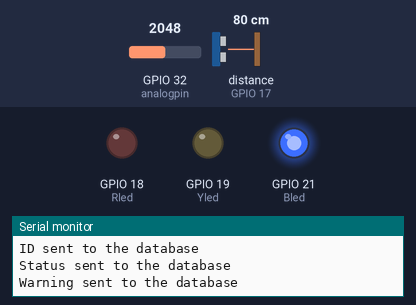
This program was run on a simulated ESP32. Shown: output pins drawn as LEDs (lit = HIGH), the last lines printed to the serial monitor. Wiring (inferred from the names in the program): ultrasonic range finder: trigger GPIO 16; echo GPIO 17. Inputs (shaded band) come from the test bench; at power-on: distance to the obstacle (sensor on GPIO 17) 80 cm, GPIO 32 (analogpin) = 2048. The echo pulse lasts 58.3 µs per cm; WiFi joins after 1.5 s; servers stay silent unless stated; pins used as bus, display or sensor lines are not drawn.

Above: at 7.9 s.
8.0 s: distance to the obstacle (sensor on GPIO 17) set to 96 cm
13.1 s: distance to the obstacle (sensor on GPIO 17) set to 104 cm
At 17.9 s:
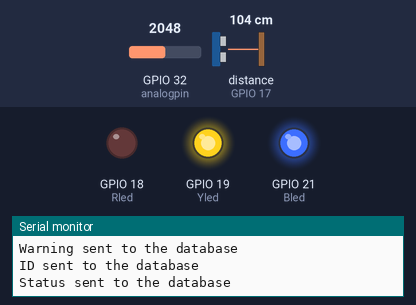
18.9 s: distance to the obstacle (sensor on GPIO 17) set to 2 cm
At 21.4 s:
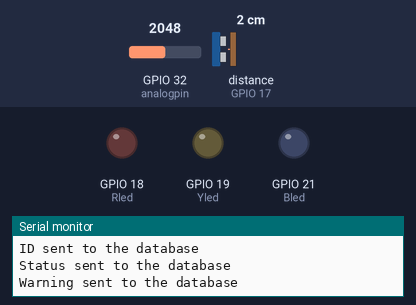
22.4 s: distance to the obstacle (sensor on GPIO 17) set to 120 cm
At 26.7 s:
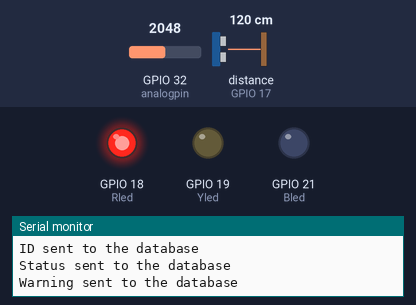
Timing chart, 0 to 31.5 s (numbered marks = the images above; inputs shaded):
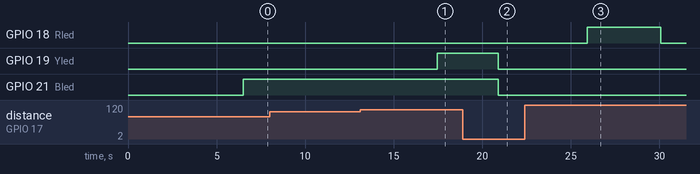

The program:

main.cpp
```cpp
#include <Arduino.h>
#include "functions.h"
#if defined(ESP32)
#include <WiFi.h>
#elif defined(ESP8266)
#include <ESP8266WiFi.h>
#endif
#include <Firebase_ESP_Client.h>

#include "addons/TokenHelper.h"

#include "addons/RTDBHelper.h"

#define WIFI_SSID "WI-FI NAME"
#define WIFI_PASSWORD "WIFI PASS"

#define API_KEY "AIzaSyC5Ql__00x7m10GTAi-znW1QgK7BJGFWRw"

#define DATABASE_URL "https://noise-detector-cd802-default-rtdb.europe-west1.firebasedatabase.app/"

// Define Firebase Data object
FirebaseData fbdo;

FirebaseAuth auth;
FirebaseConfig config;

// Define Hardware objects
int digipin = 12, analogpin = 32;
int Bled = 21, Yled = 19, Rled = 18, trig = 16, echo = 17, warnCount = 0, soundThreshold = 1867;
double withinTabledist = 100;
String warnType, TableStatus;
int TableID;
unsigned long timepassed = 0;

void setup()
{
  TableID = 1;
  TableStatus = "Empty";
  warnType = "None";
  Serial.begin(460800);
  WiFi.begin(WIFI_SSID, WIFI_PASSWORD);
  Serial.print("Connecting to Wi-Fi");
  while (WiFi.status() != WL_CONNECTED)
  {
    Serial.print(".");
    delay(300);
  }
  Serial.println();
  Serial.print("Connected with IP: ");
  Serial.println(WiFi.localIP());
  Serial.println();

  /* Assign the api key*/
  config.api_key = API_KEY;

  /* Assign the RTDB URL */
  config.database_url = DATABASE_URL;

  /* Sign up */
  if (Firebase.signUp(&config, &auth, "", ""))
  {
    Serial.println("ok");
  }
  else
  {
    Serial.printf("%s\n", config.signer.signupError.message.c_str());
  }

  /* Assign the callback function for the long running token generation task */
  config.token_status_callback = tokenStatusCallback; // see addons/TokenHelper.h

  Firebase.begin(&config, &auth);
  Firebase.reconnectWiFi(true);

  pinMode(Bled, OUTPUT);
  pinMode(Yled, OUTPUT);
  pinMode(Rled, OUTPUT);
  pinMode(digipin, INPUT);
  pinMode(analogpin, INPUT);
  pinMode(trig, OUTPUT);
  pinMode(echo, INPUT);
}

void loop()
{
  long duration, distance;

  // Resetting all hardware components when the table is empty
  if (getDistance(trig, echo) > withinTabledist)
  {
    delay(3000);
    reset(Bled, Yled, Rled, warnCount);
    warnType = "None";
    TableStatus = "Empty";
  }

  // Start detecting noise whenever the distance is within the table range
  if (getDistance(trig, echo) < withinTabledist)
  {
    // if detected within table range waiting sometime and read distance again to make sure of table availability
    delay(5000);
  }

  // if detected again within table range now set to busy and start listening for noise:
  if (getDistance(trig, echo) < withinTabledist)
  {
    TableStatus = "Busy";

    // Start detecting noise whenever the distance is within the table range
    // Detecting 1st warning after 5 second of table being "Busy"
    if (analogRead(analogpin) > soundThreshold && millis() > (timepassed + 4000))
    {
      timepassed = millis();
      warnType = Warn(warnCount, Bled);
      warnCount = 1;
    }
  }
  // Start Detecting 2nd warning after 3 seconds of 1st
  if (analogRead(analogpin) > soundThreshold && millis() > (timepassed + 3000) && warnCount == 1)
  {
    timepassed = millis();
    warnType = Warn(warnCount, Yled);
    warnCount = 2;
  }
  // Start Detecting 3rd warning after another 3 seconds of 2nd
  if (analogRead(analogpin) > soundThreshold && millis() > (timepassed + 3000) && warnCount == 2)
  {
    warnType = Warn(warnCount, Rled);
    warnCount = -1;
    delay(700);
  }

  // Sending the data to the database:
  if (Firebase.ready())
  {
    if (Firebase.RTDB.setInt(&fbdo, "Tables/Table1/ID", TableID))
    {
      Serial.println("ID sent to the database");
    }
    else
    {
      Serial.println("Failed to send ID to the database");
    }

    if (Firebase.RTDB.setString(&fbdo, "Tables/Table1/Status", TableStatus))
    {
      Serial.println("Status sent to the database");
    }
    else
    {
      Serial.println("Failed to send Status to the database");
    }
    if (Firebase.RTDB.setString(&fbdo, "Tables/Table1/Warning", warnType))
    {
      Serial.println("Warning sent to the database");
    }
    else
    {
      Serial.println("Failed to send Warning to the database");
    }
  }
}
```

functions.cpp
```cpp
#include <Arduino.h>
#include "functions.h"

double distance = 0;
double duration = 0;
String Warning;
double getDistance(int trig, int echo)
{

    digitalWrite(trig, LOW);
    delayMicroseconds(2);
    digitalWrite(trig, HIGH);
    delayMicroseconds(10);
    digitalWrite(trig, LOW);
    duration = pulseIn(echo, HIGH);
    distance = duration * 0.034 / 2;
    return distance;
}

String Warn(int c, int led)
{
    Warning = " ";
    if (c == 0)
    {
        digitalWrite(led, HIGH);
        Warning = "First Warning!";
    }
    if (c == 1)
    {
        digitalWrite(led, HIGH);
        Warning = "Second Warning!";
    }
    if (c == 2)
    {
        digitalWrite(led, HIGH);
        Warning = "Third Warning!";
    }
    return Warning;
}

void turnLedOff(int led)
{
    digitalWrite(led, LOW);
}

void reset(int l1, int l2, int l3, int c)
{
    c = 0;
    turnLedOff(l1);
    turnLedOff(l2);
    turnLedOff(l3);
}
```

functions.h
```cpp
#ifndef FUNCTIONS_H
#define FUNCTIONS_H
#include <Arduino.h>

void reset(int l1, int l2, int l3, int c);
double getDistance(int trig, int echo);
String Warn(int c, int led);
void turnLedOff(int led);

#endif
```

Measured:
- the behaviour switches between 100 and 101 cm on distance to the obstacle (sensor on GPIO 17) (found by bisection; images 0 and 1)
- after the input at 13.1 s, GPIO 19 (Yled): LOW → HIGH after 4.4 s
- after the input at 18.9 s, GPIO 18 (Rled): stays LOW (without the input it goes to HIGH after 2.0 s)
- after the input at 22.4 s, GPIO 18 (Rled): LOW → HIGH after 3.5 s, → LOW 4.2 s later; GPIO 21 (Bled): stays LOW (without the input it goes to HIGH after 3.5 s)
